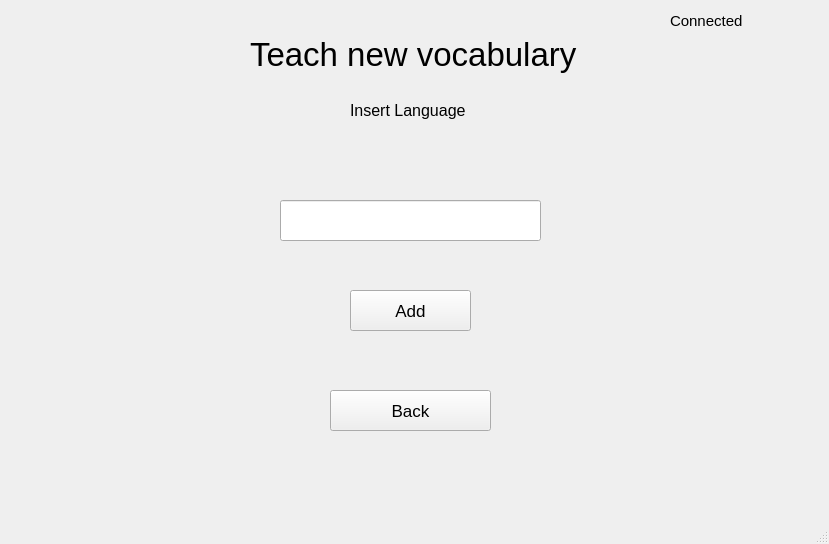
<?xml version="1.0" encoding="UTF-8"?>
<ui version="4.0">
 <class>MainWindow</class>
 <widget class="QMainWindow" name="MainWindow">
  <property name="geometry">
   <rect>
    <x>0</x>
    <y>0</y>
    <width>829</width>
    <height>544</height>
   </rect>
  </property>
  <property name="windowTitle">
   <string>MainWindow</string>
  </property>
  <widget class="QWidget" name="centralwidget">
   <widget class="QLabel" name="connectionLabel">
    <property name="geometry">
     <rect>
      <x>670</x>
      <y>10</y>
      <width>121</width>
      <height>21</height>
     </rect>
    </property>
    <property name="font">
     <font>
      <pointsize>11</pointsize>
     </font>
    </property>
    <property name="text">
     <string>Connected</string>
    </property>
   </widget>
   <widget class="QLabel" name="label_3">
    <property name="geometry">
     <rect>
      <x>350</x>
      <y>90</y>
      <width>121</width>
      <height>41</height>
     </rect>
    </property>
    <property name="font">
     <font>
      <pointsize>12</pointsize>
     </font>
    </property>
    <property name="text">
     <string>Insert Language</string>
    </property>
   </widget>
   <widget class="QLabel" name="label">
    <property name="geometry">
     <rect>
      <x>250</x>
      <y>30</y>
      <width>533</width>
      <height>48</height>
     </rect>
    </property>
    <property name="minimumSize">
     <size>
      <width>533</width>
      <height>48</height>
     </size>
    </property>
    <property name="font">
     <font>
      <pointsize>25</pointsize>
     </font>
    </property>
    <property name="text">
     <string>Teach new vocabulary</string>
    </property>
   </widget>
   <widget class="QPushButton" name="addButton">
    <property name="geometry">
     <rect>
      <x>350</x>
      <y>290</y>
      <width>121</width>
      <height>41</height>
     </rect>
    </property>
    <property name="font">
     <font>
      <pointsize>13</pointsize>
     </font>
    </property>
    <property name="text">
     <string>Add</string>
    </property>
   </widget>
   <widget class="QPushButton" name="backButton">
    <property name="geometry">
     <rect>
      <x>330</x>
      <y>390</y>
      <width>161</width>
      <height>41</height>
     </rect>
    </property>
    <property name="font">
     <font>
      <pointsize>13</pointsize>
     </font>
    </property>
    <property name="text">
     <string>Back</string>
    </property>
   </widget>
   <widget class="QLineEdit" name="languageInput">
    <property name="geometry">
     <rect>
      <x>280</x>
      <y>200</y>
      <width>261</width>
      <height>41</height>
     </rect>
    </property>
    <property name="font">
     <font>
      <pointsize>13</pointsize>
     </font>
    </property>
   </widget>
  </widget>
  <widget class="QStatusBar" name="statusbar"/>
 </widget>
 <resources/>
 <connections/>
</ui>
